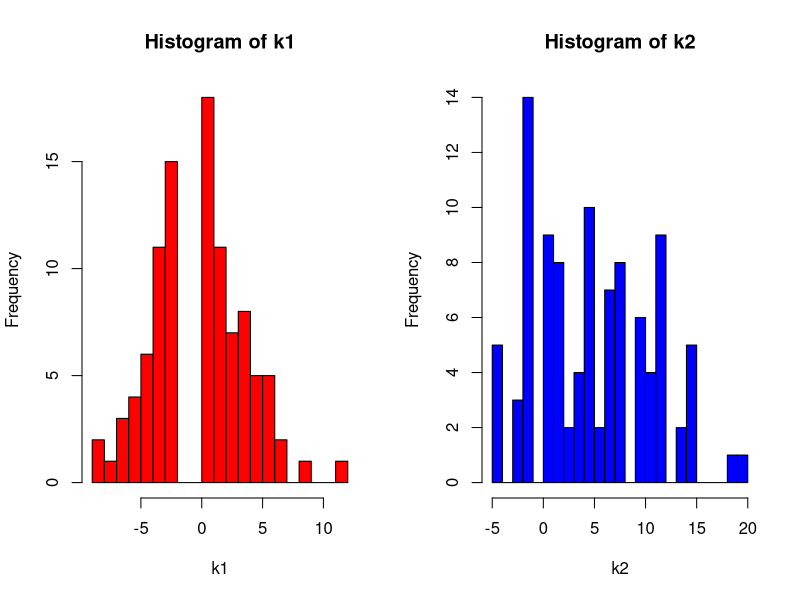

Recreate this plot in R.
(9.51-10)/(4.65/sqrt(40))
pnorm(-0.6665)

# Q10 用抽样法解题
x<-c(-5,-4,-3,-2,1,7,10,11,17,18)
y<-c(-11,-5,-3,-3,-1,-1,-1,2,3,5,12)
mean(x)-mean(y)
median(x)-median(y)

library(data.table)
s<-data.table(idx=c(1:21), diff=c(x,y))
k1<-rep(NA,100)
k2<-rep(NA,100)

for (i in 1:100) {
  # 一般性抽样，感觉有问题，不知是否对题目说明理解错误。 从图形上看，以0为对称
  # 从答案上看，就是采用一般混合抽样，解释说因为 H0：=0，所以抽样是以0为对称
  s_idx<-sample(1:21,10)
  t<-s[idx %in% s_idx,diff]
  p<-s[!(idx %in% s_idx),diff]
  k1[i]=median(t) -median(p)
  
  # bootrap方式抽样，感觉这才是正确的。-- 答案不是这个
  t2<-sample(x,10, replace=TRUE)
  p2<-sample(y,11, replace=TRUE)
  k2[i]=median(t2) -median(p2)
}
par(mfrow=c(1,2))
hist(k1,breaks=20,col="red")
hist(k2,breaks=20,col="blue")

# 从图2观察，以5为轴对称

# Q11，题目大概是求x=5的p-value?，一个点算1%

